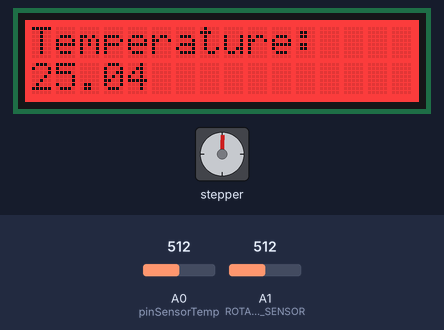
A sketch run on a simulated Arduino Nano, built with avr-gcc and run on an emulated ATmega328P. Parts: 16×2 character LCD, stepper motor. The test bench sets the inputs (shaded band); at power-on: A0 (pinSensorTemp) = 512, A1 (ROTARY_ANGLE_SENSOR) = 512. Stepper angles assume 200 steps per turn.

Above: at 2.2 s.
2.3 s: A0 (pinSensorTemp) set to 716
At 3.23 s:
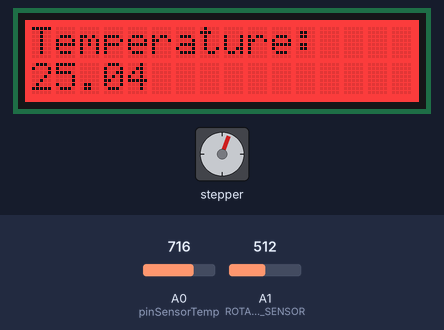
10.5 s: A1 (ROTARY_ANGLE_SENSOR) set to 122
At 12.7 s:
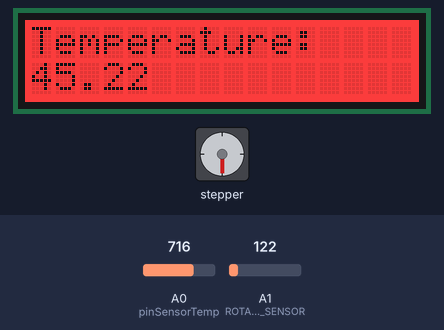
Timing chart, 0 to 24.7 s (numbered marks = the images above; inputs shaded):
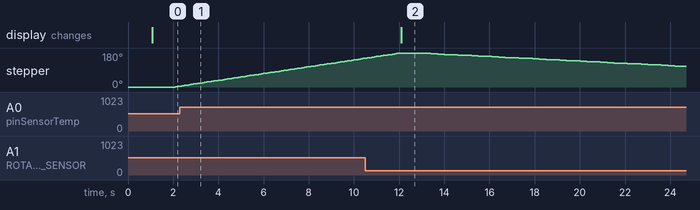

The sketch:

projetoFinalComRotary.ino
```cpp
// João Souza 414298 e Alexandre Rocha 321451

#include <Wire.h>
#include "rgb_lcd.h"
#include <Stepper.h>
#include "rotary_angle_sensor.h"

//rotary angle sensor
int angle;
int mappedRPM;
#define pinCooler A6


//cooler variables
//int pinCooler = 7; //output pin of the cooler
int coolerPot; //potency of the cooler, it's going to be decided based on the temperature
int del_t=1000; //duration between temperature readings
int minPot = 3; //minimum potency acquired by testing
int maxPot = 5; //maximum potency acquired by testing

//motor variables
const int stepsPerRevolution = 200; //steps per revolution, specified by the motor type
Stepper myStepper(stepsPerRevolution, 8, 9, 10, 11); //creation of object that's going to represent our motor, pins 8,9,10,11 are going to be responsible for the control of the steps
int motorSpeed = 3; //motor speed represents qtty of revolutions per minute
int stepQ = 100; //represents the qtty of steps to be used
int minRPM = 1;
int maxRPM = 6;

//temperature sensor variables
int pinSensorTemp = 0; //input pin to get the temperature sensor
int a; //value that's going to acquire the value from analogRead of the sensor
float temperature; //temperature acquired by the sensor
int B=3975; //B value of the thermistor, it's acquired by the type of the sensor
float resistance; //resistance acquired by the measures of the sensor, it's going to be used to calculate the temperature
int minTemp = 29; //minimum temperature measured by the sensor
int maxTemp = 32; //maximum temperature measured by the sensor

//lcd
rgb_lcd lcd; // I2C port of Arduino's Shield
const int colorR = 255; //red value of the background color of the LCD
const int colorG = 0; //green value of the background color of the LCD
const int colorB = 0; ////blue value of the background color of the LCD


void setup()
{
  //LCD setup
  lcd.begin(16, 2); // set up the LCD's number of columns and rows
  lcd.setRGB(colorR, colorG, colorB); // set lcd background color
  lcd.print("Temperature: "); //Prints message
  delay(del_t); //delay to set up the lcd

  //Motor setup
  myStepper.setSpeed(motorSpeed); //set motor speed to 60 revolution per minute, 1 revolution per second
}

void loop()
{
  //temperature control
  a=analogRead(pinSensorTemp); //reads output value of the sensor
  resistance=(float)(1023-a)*10000/a; //calculates the resistance of the temperature sensor
  temperature=1/(log(resistance/10000)/B+1/298.15)-273.15; //uses the calculated resistance to acquire the temperature value
  if (temperature < minTemp) //if a read temperature is lower then the minimum, then
	  minTemp = temperature; //updates minTemp
  if (temperature > maxTemp) //if a read temperature is higher then the maximum, then
	  maxTemp = temperature; //updates maxTemp

  //cooler control
  coolerPot = map(temperature, minTemp, maxTemp, minPot, maxPot); //maps the temperature into the cooler's potency
  coolerPot = map(coolerPot, minPot, maxPot, 200, 254);
  analogWrite(pinCooler, coolerPot); //write the potency in the cooler

  //LCD control
  lcd.setCursor(0, 1); // set the cursor to column 0, line 1 (note: line 1 is the second row, since counting begins with 0)
  lcd.print(temperature); //print temperature in the lcd

  //rotary angle
  angle = getDegree(); //returns the angle diference between the mark and the origin
  mappedRPM = map(angle, 0, FULL_ANGLE, minRPM, maxRPM); // It's going to map 0 to 300 degrees into 1 to 6 rpm, this means from 30s 1/2 revolution to 5s 1/2 revolution

  //motor control using rotary sensor
  myStepper.setSpeed(mappedRPM);
  delay(del_t);
  myStepper.step(stepQ); //the motor is going to make 1/2 of a revolution revolution, then changes direction
  stepQ = -stepQ; //changes rotation direction
}
```

rotary_angle_sensor.cpp
```cpp
#include <Arduino.h>
#include <Wire.h>
#include "rotary_angle_sensor.h"

int getDegree() {
	int sensor_value = analogRead(ROTARY_ANGLE_SENSOR);
	float voltage;
	voltage = (float)sensor_value*ADC_REF/1023;
	float degrees = (voltage*FULL_ANGLE)/GROVE_VCC;
	return degrees;
}
```

rotary_angle_sensor.h
```cpp
#define ROTARY_ANGLE_SENSOR A1 //Input Pin of the rotary angle sensor
#define ADC_REF 5//reference voltage of ADC is 5v.If the Vcc switch on the seeeduino
				 //board switches to 3V3, the ADC_REF should be 3.3
#define GROVE_VCC 5//VCC of the grove interface is normally 5v
#define FULL_ANGLE 300//full value of the rotary angle is 300 degrees

int getDegree();
```
